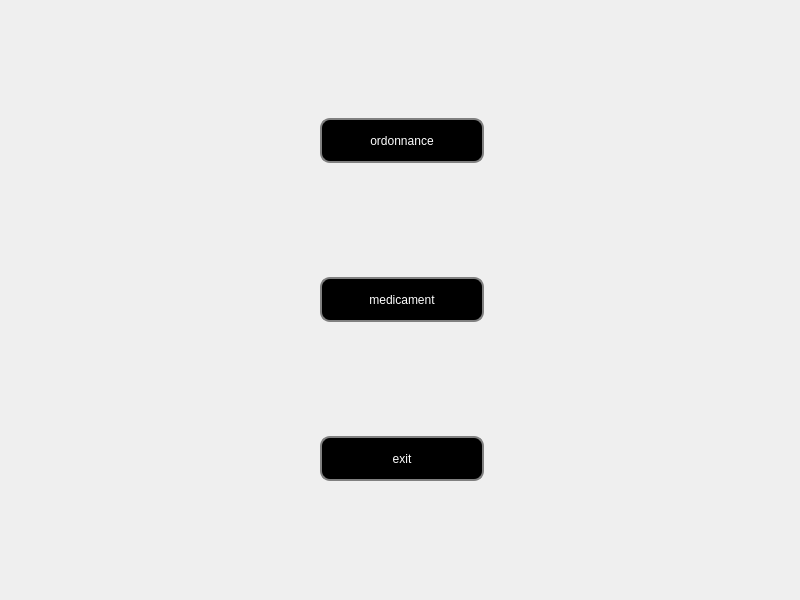
<?xml version="1.0" encoding="UTF-8"?>
<ui version="4.0">
 <class>menu</class>
 <widget class="QDialog" name="menu">
  <property name="geometry">
   <rect>
    <x>0</x>
    <y>0</y>
    <width>800</width>
    <height>600</height>
   </rect>
  </property>
  <property name="windowTitle">
   <string>Menu</string>
  </property>
  <property name="styleSheet">
   <string notr="true">#MyLoginForm {
background: red;
}

#mainFrame {
border: 3px solid red;
border-radius: 40px;
background: white;
}
QLineEdit {
padding: 1px;
border-style: solid;
border: 2px solid green;
border-radius: 8px;
}

QPushButton {
color: white;
  background: bleu;

border-width: 2px;
border-color: gray;
border-style: solid;
border-radius: 10;
padding: 3px;
font-size: 12px;
padding-left: 5px;
padding-right: 5px;
min-width: 150px;
max-width: 150px;
min-height: 35px;
max-height: 35px;
}
QLabel {
font-weight: blue;
font-size: 13px;
}
QPushButton:hover { background-color: #66c011; }
</string>
  </property>
  <widget class="QWidget" name="layoutWidget">
   <property name="geometry">
    <rect>
     <x>320</x>
     <y>10</y>
     <width>166</width>
     <height>581</height>
    </rect>
   </property>
   <layout class="QVBoxLayout" name="verticalLayout">
    <item>
     <widget class="QPushButton" name="pushButton">
      <property name="minimumSize">
       <size>
        <width>164</width>
        <height>45</height>
       </size>
      </property>
      <property name="maximumSize">
       <size>
        <width>164</width>
        <height>45</height>
       </size>
      </property>
      <property name="text">
       <string>ordonnance</string>
      </property>
     </widget>
    </item>
    <item>
     <widget class="QPushButton" name="pushButton_3">
      <property name="minimumSize">
       <size>
        <width>164</width>
        <height>45</height>
       </size>
      </property>
      <property name="maximumSize">
       <size>
        <width>164</width>
        <height>45</height>
       </size>
      </property>
      <property name="text">
       <string>medicament</string>
      </property>
     </widget>
    </item>
    <item>
     <widget class="QPushButton" name="pushButton_2">
      <property name="enabled">
       <bool>true</bool>
      </property>
      <property name="minimumSize">
       <size>
        <width>164</width>
        <height>45</height>
       </size>
      </property>
      <property name="maximumSize">
       <size>
        <width>164</width>
        <height>45</height>
       </size>
      </property>
      <property name="text">
       <string>exit</string>
      </property>
     </widget>
    </item>
   </layout>
  </widget>
 </widget>
 <resources/>
 <connections/>
</ui>
